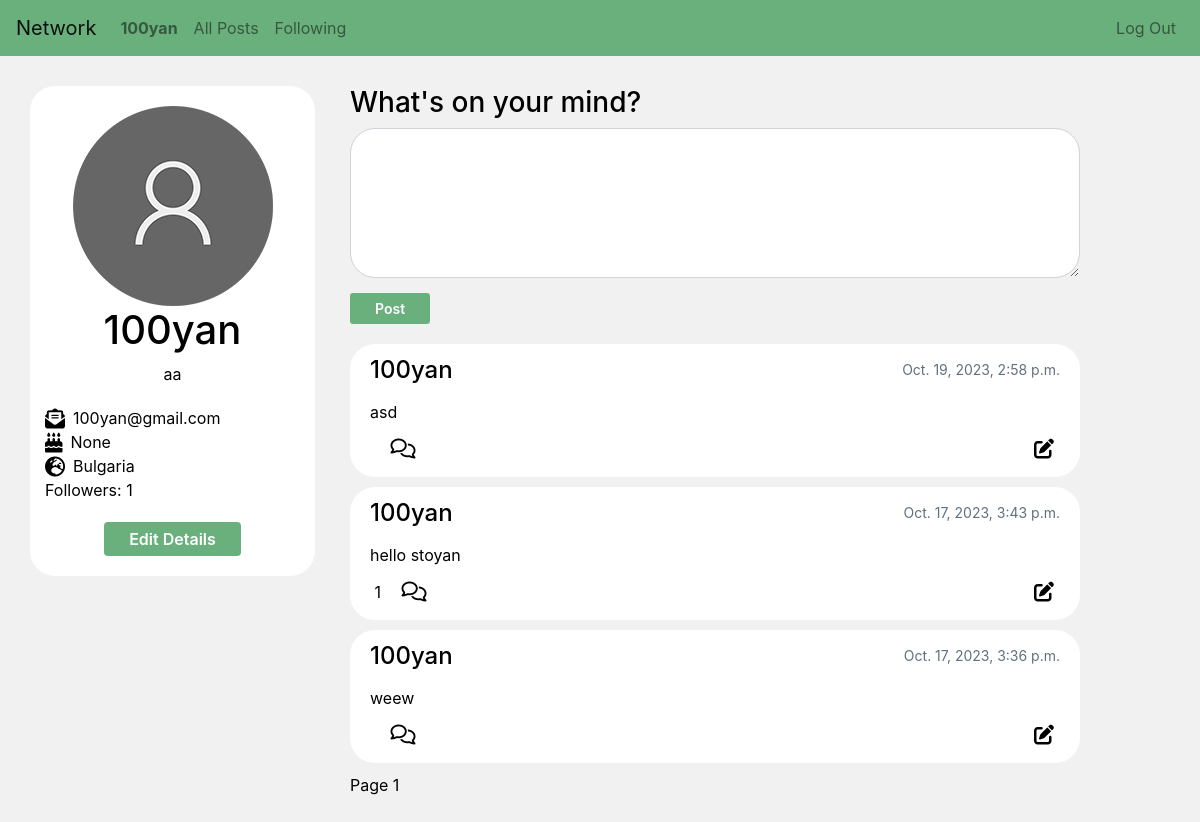
Before: /user/2 (signed in) with the older database file.
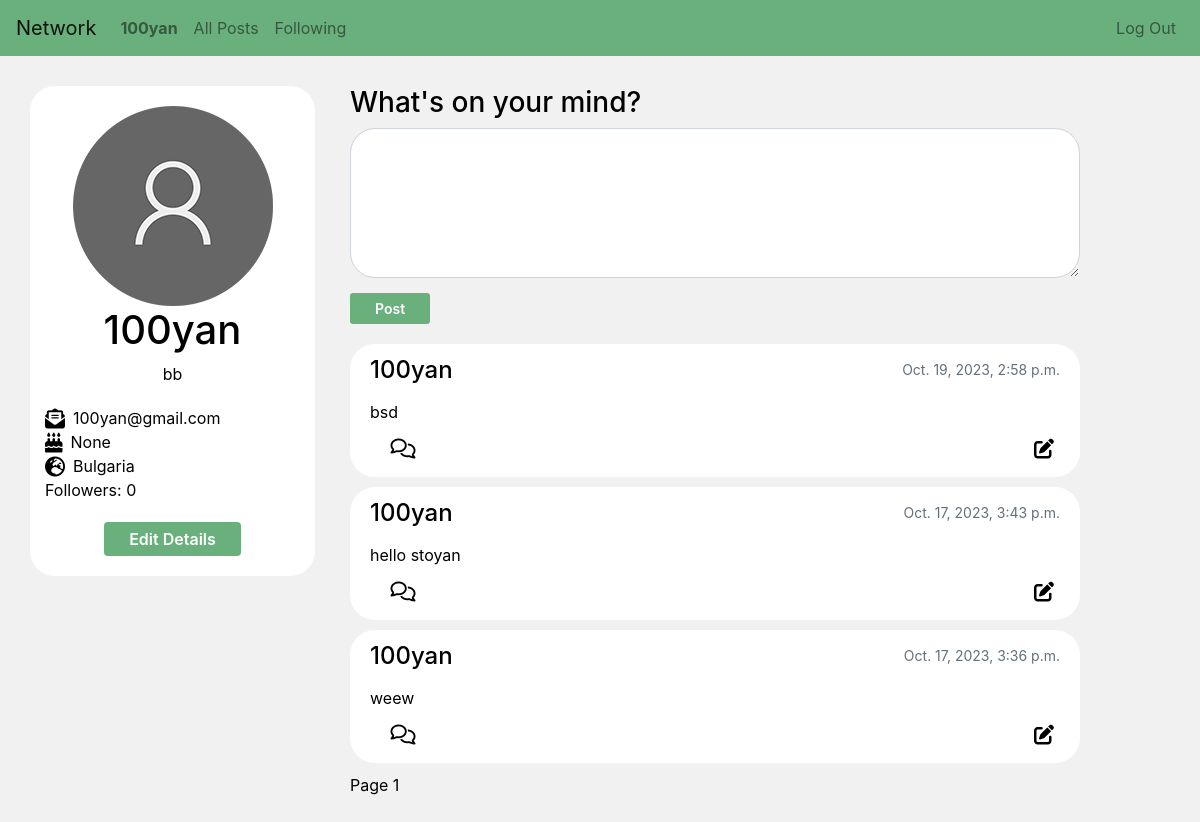
After: the same page with the newer database file.
### network/models.py (models this page shows, shortened)
class User(AbstractUser):
    following = models.ManyToManyField('self', related_name='followers', blank=True)
    birthday = models.DateField(blank=True, null=True)
    nationality = CountryField(null=True)
    profile_pic = models.ImageField(upload_to="profile_pics", default='profile_pics/default.png')
    description = models.TextField(max_length=600, null=True)
    followed_by = models.IntegerField(blank=True, null=True, default=0)

class Post(models.Model):
    author = models.ForeignKey(User, on_delete=models.CASCADE)
    post = models.CharField(max_length=400)
    timestamp = models.DateTimeField(auto_now_add=True, blank=True)
    likes = models.ManyToManyField(User, related_name="liked_posts", default=0)
    def likes_count(self) -> int:
        return self.likes.all().count()

### network/views.py (the view, shortened to what this page needs)
# urls.py: path('user/<int:id>', views.user_profile, name='user'),
def user_profile(request, id):
    active_user = User.objects.get(pk=request.user.id)
    user = User.objects.get(pk=id)
    post_list = Post.objects.filter(author=user).order_by('-timestamp')
    comments = Comment.objects.filter(post__in=post_list).order_by("-timestamp")
    p = Paginator(post_list, 10)
    page = request.GET.get('page')
    posts = p.get_page(page)
    context = {
        'profile': user,
        'posts': posts,
        'all_comments': comments,
        'create_post': PostForm,
        'add_comment': CommentForm,
        'user_details': UserDetails
    }
    try:
        context['follows'] = status
    except UnboundLocalError:
        pass
    return render(request, 'network/user_profile.html', context)

### network/templates/network/user_profile.html (shortened to what this page needs)
{% extends 'network/layout.html' %}
{% block body %}
<div class="container" id="default-view">
    <div class="row">
        <div class="col-lg-3 profile">
            <div id="profile-heading">
                <img id="user-profile-pic"src="{{ profile.profile_pic.url }}" alt="profile picture">
                <h1>{{ profile }}</h1>
                <span id="user-description">{{ profile.description }}</span>
            </div>
                <div id="profile-details">
                    <i class="fa-solid fa-envelope-open-text fa-lg mr-2"></i>{{ profile.email }}
                    <span id="user-birthday"><i class="fa-solid fa-cake-candles fa-lg mr-2"></i>{{ profile.birthday }}</span>
                    <span id="user-nationality"><i class="fa-solid fa-earth-europe fa-lg mr-2"></i>{{ profile.nationality.name }}</span>
                    <span id="user-followers">Followers: {{ profile.followed_by }}</span>
                </div>
            {% if user.id != profile.id %}
            {% if follows == 'Follow' %}
                    <button class='btn btn-primary' data-profile-id='{{ profile.id }}' id="follow">Unfollow</button>
                {% else %}
                    <button class='btn btn-primary' data-profile-id='{{ profile.id }}' id="follow">Follow</button>
                {% endif %}
            {% else %}
                <button class='btn btn-primary' data-profile-id='{{ profile.id }}' id="edit-profile">Edit Details</button>
            {% endif %}
        </div>
        <div class="col-lg-8">
            <div class="form">
                <h3>What's on your mind?</h3>
                <form method="POST">
                    {{ create_post }}
                    <input type="submit" class='btn btn-sm btn-primary' name="new_post" value="Post">
                </form>
            </div>
            {% include "network/content.html" %}
        </div>
    </div>
</div>
{% endblock %}

### network/templates/network/layout.html (shortened to what this page needs)
{% load static %}
<!DOCTYPE html>
<html lang="en">
    <head>
        <link rel="stylesheet" href="https://stackpath.bootstrapcdn.com/bootstrap/4.4.1/css/bootstrap.min.css">
        <link href="{% static 'network/styles.css' %}" rel="stylesheet">
    </head>
    <body>
        <nav class="navbar navbar-expand-lg navbar-light">
            <a class="navbar-brand" href="{% url 'index' %}">Network</a>
            <div class="collapse navbar-collapse">
              <ul class="navbar-nav mr-auto mt-2 mt-lg-0">
                {% if user.is_authenticated %}
                    <li class="nav-item">
                        <a class="nav-link" href="{% url 'user' id=user.id %}"><strong>{{ user.username }}</strong></a>
                    </li>
                {% endif %}
                <li class="nav-item">
                    <a class="nav-link" href="{% url 'index' %}">All Posts</a>
                </li>
                {% if user.is_authenticated %}
                    <li class="nav-item">
                        <a class="nav-link" href="{% url 'following' %}">Following</a>
                    </li>
                {% endif %}
            </ul>
            <ul class="navbar-nav mr-right mt-2 mt-lg-0">
               {% if user.is_authenticated %}
                    <li class="nav-item">
                        <a class="nav-link" href="{% url 'logout' %}">Log Out</a>
                    </li>
                {% endif %}
            </ul>
            </div>
          </nav>
        <div class="body">
            {% block body %}
            {% endblock %}
        </div>
    </body>
</html>

### network/templates/network/content.html (shortened to what this page needs)
{% if posts %}
    {% for post in posts %}
    <div class="single-post">
        <div class="post-contents">
            <div class="post-heading">
                <a id='author' href="{% url 'user' id=post.author.id %}">{{ post.author }}</a>
                <p>{{ post.timestamp }}</p>
            </div>
            <div id="post-text">{{post.post}}</div>
            <div class="interactions">
                <div class="interaction-left">
                    {% if post.likes_count > 0 %}
                        <span id="num-likes">{{ post.likes_count }}</span>
                    {% else %}
                        <span id="num-likes" hidden>{{ post.likes_count }}</span>
                    {% endif %}
                    <button id="comment" class="interaction"><i class="fa-regular fa-comments fa-lg"></i></button>
                </div>
                <div class="interactions-right">
                    {% if user == post.author %}
                        <button id="edit" class="interaction"><i class="fa-solid fa-pen-to-square fa-lg"></i></button>
                    {% endif %}
                </div>
            </div>
        </div>
    </div>
    {% endfor %}
{% endif %}
Page {{ posts.number }}

### network/static/network/styles.css (style rules this page uses)
body { background-color: #f1f1f1; color: black; }
ul { list-style-type: none; padding: 0; margin: 0; }
.navbar { background-color: #6AB07D; }
.profile span { display: block; }
#profile-heading { margin: 10px 0 20px; }
#profile-details { text-align: left; }
#follow, #edit-profile { margin: 20px; }
a:any-link { color: black; }
.btn-primary { padding: 5px 25px; background-color: #6AB07D; font-weight: 600; border: none; }
#like, #comment, #edit { border: none; background-color: transparent; }
#comment { margin-left: 10px; }
.profile { background-color: #ffffff; border-radius: 25px; margin-right: 20px; text-align: center; height: fit-content; }
#user-profile-pic { margin-top: 10px; }
#new-post { padding: 15px; background-color: #ffffff; }
.container { margin: 30px auto; }
.form { margin-bottom: 20px; }
.form form .form-control { border-radius: 25px; height: 150px; margin-bottom: 15px; }
.single-post { background-color: #ffffff; border-radius: 25px; padding: 8px 20px 15px; margin-bottom: 10px; }
.post-contents .post-heading { display: flex; justify-content: space-between; margin-bottom: 12px; }
#post-text { margin-bottom: 12px; text-wrap: wrap; word-wrap: break-word; }
#author { font-size: 24px; font-weight: 500; }
.post-heading p { font-size: 14px; color: #62707e; line-height:36px; padding: 0; margin: 0; vertical-align: middle; }
.interactions { display: flex; justify-content: space-between; }
.interaction-left { display: block; }

Changed rows visible on the page:
changed User "100yan": description "aa" → "bb"; followed_by "1" → "0"
changed Post: post "asd" → "bsd"
shown differently, row unchanged: Post "hello stoyan": likes_count "1" → (not shown)
